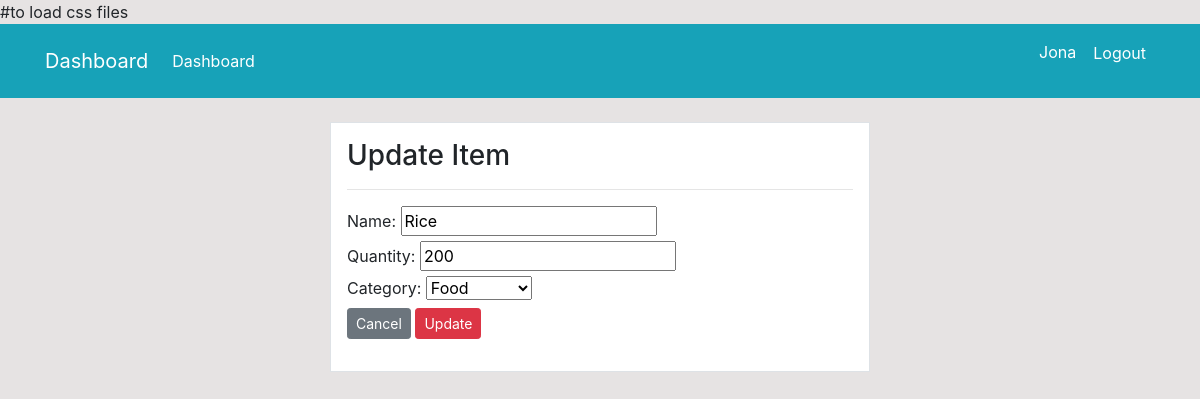
The page /product/update/2 (signed in) on the database its author committed.
### dashboard/models.py (models this page shows)
class Product(models.Model):
	name = models.CharField(max_length=100,null=True)
	category = models.CharField(max_length=20, choices=CATEGORY ,null=True)
	quantity = models.PositiveIntegerField(null=True)
	class Meta:  #incase want to change the name of db in admin
		verbose_name_plural = "Products"

### dashboard/views.py (the view)
# urls.py: path('product/update/<int:pk>',views.product_update,name='dashboard-product_update'),
@login_required(login_url='user-login')
def product_update(request, pk):
    item = Product.objects.get(id=pk)
    if request.method == 'POST':
        form = productForm(request.POST,instance=item)
        if form.is_valid():
            form.save()
            return redirect('dashboard-product')
    else:
        form = productForm(instance=item)
        context={'form':form}
    return render(request,'dashboard/product_update.html',context)

### dashboard/forms.py
class productForm(forms.ModelForm):
	class Meta:
		model=Product
		fields = ['name','quantity','category']

### templates/dashboard/product_update.html (shortened to what this page needs)
{% extends 'partials/base.html' %}
{% block content %}
<div class="row my-4">
    <div class="col-md-6 offset-md-3">
        <div class="border p-3 bg-white">
            <h3>Update Item {{ item.name }}</h3>
            <hr>
            <form method="POST">
                {{ form }}
                <a class="btn btn-secondary btn-sm" href="{% url 'dashboard-product' %}">Cancel</a>
                <input class="btn btn-danger btn-sm" type="submit" value="Update">
            </form>
        </div>
    </div>
</div>
{% endblock %}

### templates/partials/navbar.html (shortened to what this page needs)
<!doctype html>
<html lang="en">
<head>
    <link rel="stylesheet" href="https://cdn.jsdelivr.net/npm/bootstrap@4.6.0/dist/css/bootstrap.min.css"
>
    <link rel="stylesheet" href="https://use.fontawesome.com/releases/v5.15.2/css/all.css"
>
    <link rel="stylesheet" href="./style.css">
</head>
<body>
    <nav class="navbar navbar-expand-lg navbar-info bg-info">
        <div class="container">
            {% if user.is_authenticated %}
            <a class="navbar-brand text-white" href="{% url 'dashboard-index' %}">Dashboard</a>
            <div class="collapse navbar-collapse" id="navbarSupportedContent">
                <ul class="navbar-nav mr-auto">
                    <li class="nav-item active">
                        <a class="nav-link text-white" href="{% url 'dashboard-index' %}">Dashboard </a>
                    </li>
                </ul>
                <ul class="navbar-nav ml-auto">
                    <li class="nav-item active">
                        <a class="nav-link text-white" href="{% url 'user-profile'%}">{{user.username}} </a>
                    </li>
                    <li class="nav-item">
                        <form method="POST" action="{% url 'user-logout' %}">
                        <button type="submit" class="btn btn-link nav-link text-white">Logout</button>
                    </form>
                    </li>
                </ul>
              {% endif %}
            </div>
        </div>
    </nav>

### static/style.css (style rules this page uses)
body { background: rgb(230,227,227); }

### rows shown on the page
Product: name "Rice", quantity "200", category "Food"

### other values the page prints
{{ user.username }} "Jona"
